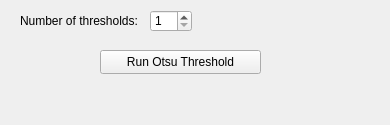
<?xml version="1.0" encoding="UTF-8"?>
<ui version="4.0">
 <class>OtsuPanelWidget</class>
 <widget class="QWidget" name="OtsuPanelWidget">
  <property name="geometry">
   <rect>
    <x>0</x>
    <y>0</y>
    <width>390</width>
    <height>125</height>
   </rect>
  </property>
  <property name="windowTitle">
   <string>Form</string>
  </property>
  <widget class="QPushButton" name="otsuRunButton">
   <property name="geometry">
    <rect>
     <x>100</x>
     <y>50</y>
     <width>161</width>
     <height>24</height>
    </rect>
   </property>
   <property name="text">
    <string>Run Otsu Threshold</string>
   </property>
  </widget>
  <widget class="QSpinBox" name="otsuNumberOfThresholdsSpinBox">
   <property name="geometry">
    <rect>
     <x>150</x>
     <y>10</y>
     <width>42</width>
     <height>22</height>
    </rect>
   </property>
   <property name="minimum">
    <number>1</number>
   </property>
   <property name="value">
    <number>1</number>
   </property>
  </widget>
  <widget class="QLabel" name="otsuNumberOfThresholdsLabel">
   <property name="geometry">
    <rect>
     <x>20</x>
     <y>13</y>
     <width>131</width>
     <height>16</height>
    </rect>
   </property>
   <property name="text">
    <string>Number of thresholds:</string>
   </property>
  </widget>
 </widget>
 <resources/>
 <connections/>
</ui>
